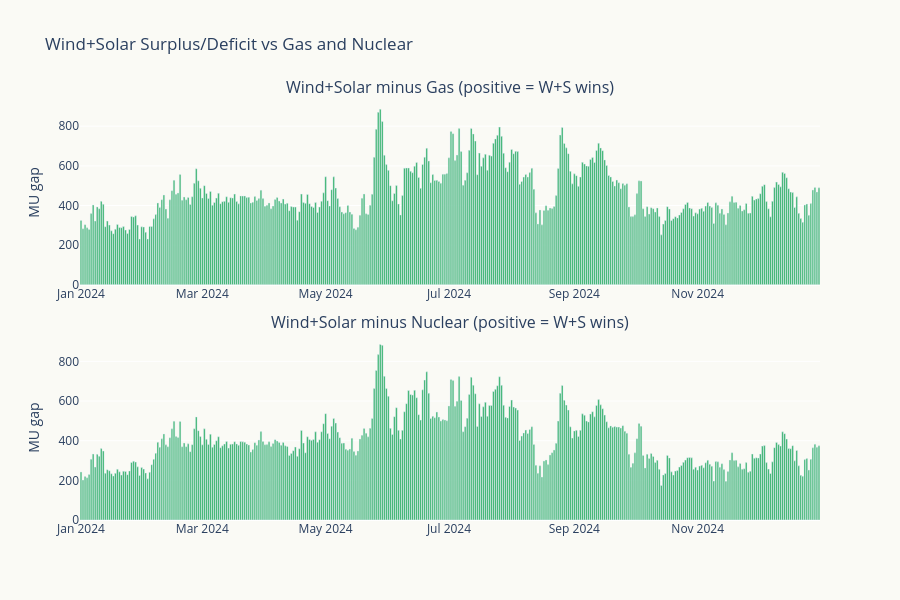

Notebook code cell kept with this figure:
### Markdown cell above
## 6. The Gap Chart — How Far Apart Are They?

### Code cell
fig = make_subplots(rows=2, cols=1, subplot_titles=[
    'Wind+Solar minus Gas (positive = W+S wins)',
    'Wind+Solar minus Nuclear (positive = W+S wins)'
], vertical_spacing=0.12)

for i, (col_name, label) in enumerate([('gas', 'Gas'), ('nuclear', 'Nuclear')], 1):
    gap = df24['wind_solar'] - df24[col_name]
    colors = ['#27AE60' if v > 0 else '#C0392B' for v in gap]
    
    fig.add_trace(go.Bar(
        x=df24['date'], y=gap,
        marker_color=colors,
        showlegend=False,
        hovertemplate='Gap: %{y:.0f} MU | %{x|%b %d}<extra></extra>',
    ), row=i, col=1)
    fig.update_yaxes(title_text='MU gap', row=i, col=1)

fig.update_layout(
    title='Wind+Solar Surplus/Deficit vs Gas and Nuclear',
    height=600, plot_bgcolor='#FAFAF5', paper_bgcolor='#FAFAF5',
)
fig.show()

### Figure 1 — Plotly figure (JSON) as saved in the notebook; plotly's stock layout.template omitted (floating-point values rounded to 4 significant figures; data arrays with more than 128 entries replaced by an {"elided": "..."} marker saying what was removed)
{"data": [{"hovertemplate": "Gap: %{y:.0f} MU | %{x|%b %d}<extra></extra>", "marker": {"color": {"elided": "366 str values"}}, "showlegend": false, "type": "bar", "x": {"elided": "366 str values"}, "xaxis": "x", "y": {"elided": "366 float values"}, "yaxis": "y"}, {"hovertemplate": "Gap: %{y:.0f} MU | %{x|%b %d}<extra></extra>", "marker": {"color": {"elided": "366 str values"}}, "showlegend": false, "type": "bar", "x": {"elided": "366 str values"}, "xaxis": "x2", "y": {"elided": "366 float values"}, "yaxis": "y2"}], "layout": {"annotations": [{"font": {"size": 16}, "showarrow": false, "text": "Wind+Solar minus Gas (positive = W+S wins)", "x": 0.5, "xanchor": "center", "xref": "paper", "y": 1, "yanchor": "bottom", "yref": "paper"}, {"font": {"size": 16}, "showarrow": false, "text": "Wind+Solar minus Nuclear (positive = W+S wins)", "x": 0.5, "xanchor": "center", "xref": "paper", "y": 0.44, "yanchor": "bottom", "yref": "paper"}], "height": 600, "paper_bgcolor": "#FAFAF5", "plot_bgcolor": "#FAFAF5", "title": {"text": "Wind+Solar Surplus/Deficit vs Gas and Nuclear"}, "xaxis": {"anchor": "y", "domain": [0, 1]}, "xaxis2": {"anchor": "y2", "domain": [0, 1]}, "yaxis": {"anchor": "x", "domain": [0.56, 1], "title": {"text": "MU gap"}}, "yaxis2": {"anchor": "x2", "domain": [0, 0.44], "title": {"text": "MU gap"}}}}
